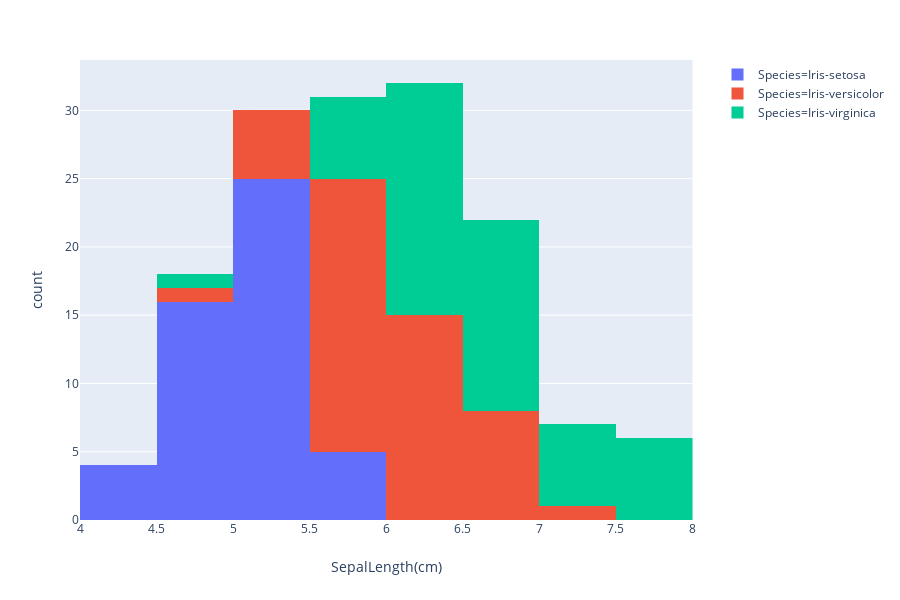

The cell this chart's notebook holds for it:
### Markdown cell above
# Histogram of Sepal Length

### Code cell
fig = px.histogram(df, x="SepalLength(cm)", color="Species")
fig.show()

### Figure 1 — Plotly figure (JSON) as saved in the notebook; plotly's stock layout.template omitted (floating-point values rounded to 4 significant figures)
{"data": [{"alignmentgroup": "True", "bingroup": "x", "hoverlabel": {"namelength": 0}, "hovertemplate": "Species=Iris-setosa<br>SepalLength(cm)=%{x}<br>count=%{y}", "legendgroup": "Species=Iris-setosa", "marker": {"color": "#636efa"}, "name": "Species=Iris-setosa", "offsetgroup": "Species=Iris-setosa", "orientation": "v", "showlegend": true, "type": "histogram", "x": [5.1, 4.9, 4.7, 4.6, 5, 5.4, 4.6, 5, 4.4, 4.9, 5.4, 4.8, 4.8, 4.3, 5.8, 5.7, 5.4, 5.1, 5.7, 5.1, 5.4, 5.1, 4.6, 5.1, 4.8, 5, 5, 5.2, 5.2, 4.7, 4.8, 5.4, 5.2, 5.5, 4.9, 5, 5.5, 4.9, 4.4, 5.1, 5, 4.5, 4.4, 5, 5.1, 4.8, 5.1, 4.6, 5.3, 5], "xaxis": "x", "yaxis": "y"}, {"alignmentgroup": "True", "bingroup": "x", "hoverlabel": {"namelength": 0}, "hovertemplate": "Species=Iris-versicolor<br>SepalLength(cm)=%{x}<br>count=%{y}", "legendgroup": "Species=Iris-versicolor", "marker": {"color": "#EF553B"}, "name": "Species=Iris-versicolor", "offsetgroup": "Species=Iris-versicolor", "orientation": "v", "showlegend": true, "type": "histogram", "x": [7, 6.4, 6.9, 5.5, 6.5, 5.7, 6.3, 4.9, 6.6, 5.2, 5, 5.9, 6, 6.1, 5.6, 6.7, 5.6, 5.8, 6.2, 5.6, 5.9, 6.1, 6.3, 6.1, 6.4, 6.6, 6.8, 6.7, 6, 5.7, 5.5, 5.5, 5.8, 6, 5.4, 6, 6.7, 6.3, 5.6, 5.5, 5.5, 6.1, 5.8, 5, 5.6, 5.7, 5.7, 6.2, 5.1, 5.7], "xaxis": "x", "yaxis": "y"}, {"alignmentgroup": "True", "bingroup": "x", "hoverlabel": {"namelength": 0}, "hovertemplate": "Species=Iris-virginica<br>SepalLength(cm)=%{x}<br>count=%{y}", "legendgroup": "Species=Iris-virginica", "marker": {"color": "#00cc96"}, "name": "Species=Iris-virginica", "offsetgroup": "Species=Iris-virginica", "orientation": "v", "showlegend": true, "type": "histogram", "x": [6.3, 5.8, 7.1, 6.3, 6.5, 7.6, 4.9, 7.3, 6.7, 7.2, 6.5, 6.4, 6.8, 5.7, 5.8, 6.4, 6.5, 7.7, 7.7, 6, 6.9, 5.6, 7.7, 6.3, 6.7, 7.2, 6.2, 6.1, 6.4, 7.2, 7.4, 7.9, 6.4, 6.3, 6.1, 7.7, 6.3, 6.4, 6, 6.9, 6.7, 6.9, 5.8, 6.8, 6.7, 6.7, 6.3, 6.5, 6.2, 5.9], "xaxis": "x", "yaxis": "y"}], "layout": {"barmode": "relative", "height": 600, "legend": {"tracegroupgap": 0}, "margin": {"t": 60}, "xaxis": {"anchor": "y", "domain": [0, 0.98], "title": {"text": "SepalLength(cm)"}}, "yaxis": {"anchor": "x", "domain": [0, 1], "title": {"text": "count"}}}}
